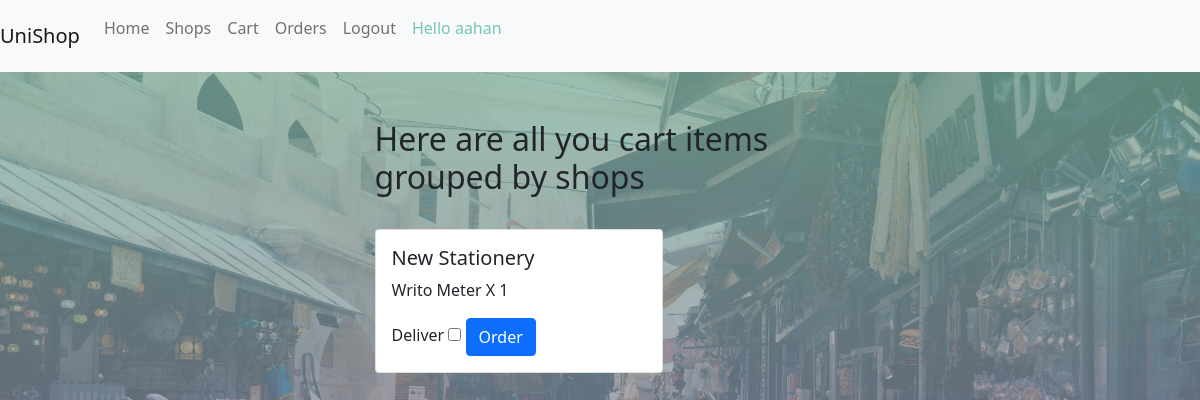
/cart/ (signed in), run on an earlier commit of the app's database.
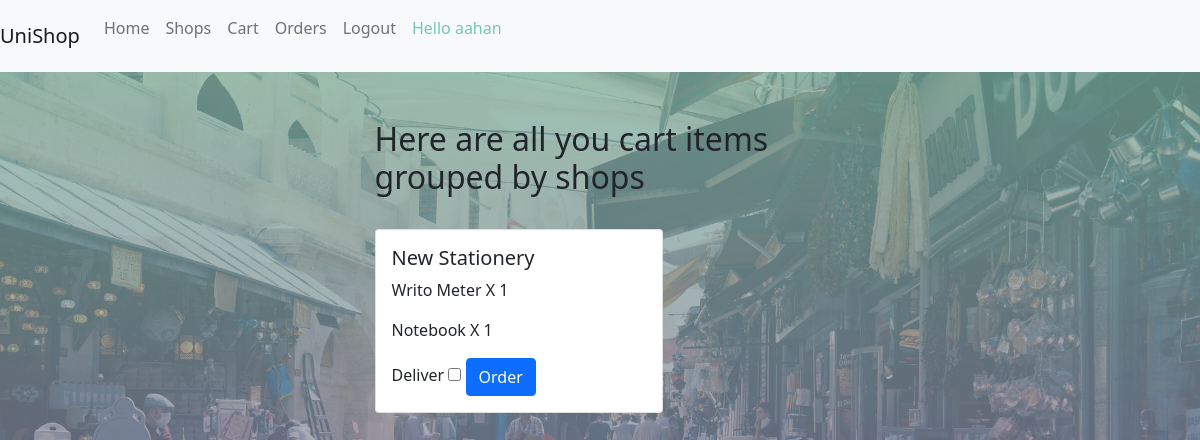
And on a later commit of the database.
### unishop/models.py (models this page shows, shortened)
class Shop(models.Model):
    name = models.CharField(max_length=100)
    location = models.CharField(max_length=100)
    pincode = models.PositiveIntegerField()
    owner = models.OneToOneField(User,on_delete=models.CASCADE,related_name="shop")
    image_name = models.CharField(max_length=200)
    class Meta:
        db_table = "Shop"

class CartItem(models.Model):
    product = models.ForeignKey('Product',on_delete = models.CASCADE)
    user = models.ForeignKey(User,on_delete=models.CASCADE)
    quantity = models.PositiveIntegerField()
    class Meta:
        db_table = "CartItem"

class Product(models.Model):
    brand = models.CharField(max_length=50)
    name = models.CharField(max_length=50)
    price = models.PositiveIntegerField()
    quantity = models.PositiveIntegerField()
    image_name = models.CharField(max_length=100)
    shop = models.ForeignKey('Shop',on_delete=models.CASCADE)
    class Meta:
        db_table = "Product"

### unishop/views.py (the view)
# urls.py: path('cart/',views.cart,name = "cart"),
@login_required
def cart(request):
    cart_items = request.user.cartitem_set.all()
    cart_all = cart_items
    cart_grouped = []
    shop_ids = set([item.product.shop.id for item in cart_items])
    for shop_id in shop_ids:
        shop = Shop.objects.get(id = shop_id)
        items = []
        for cart_item in cart_all:
            if cart_item.product.shop.id == shop_id:
                items.append(cart_item)
        total = sum (item.product.price for item in items)
        cart_grouped.append({"shop" : shop,"items" : items , "total" : total})
    return render(request,'unishop/cart.html',{
        "cart_items" : cart_grouped
    })

### unishop/templates/unishop/cart.html (shortened to what this page needs)
{% extends 'unishop/base.html' %}
{% block bodyblock %}
<div class = "container">
    <div class = "row align-items-center justify-content-center">
    {% if not cart_items %}
    <div class = "col-sm-10 col-md-6 col-lg-5 mt-5">
        <h2> No items in your cart </h2>
    </div>
    {% else %}
    <br>
    <div class = "col-sm-10 col-md-6 col-lg-5 mt-5">
        <h2> Here are all you cart items grouped by shops</h2>
    </div>
</div>
    <br>
    <div class = "row align-items-center justify-content-center">
            {% for cart_item in cart_items  %}
            <div class = "col-sm-10 col-md-6 col-lg-5">
                    <div class="card" style="width: 18rem;">
                        <div class="card-body">
                          <h5 class="card-title">{{ cart_item.shop.name }}</h5>
                          {% for item  in cart_item.items %}
                    <p class = "card-text">{{item.product.name}}  X {{item.quantity}} </p>
                    {% endfor %}
                          <form method = "POST" action="/order/">
                            <label for="deliver">Deliver</label>
                            <input  name = "deliver" id = "deliver" type="checkbox">
                            <button class = "btn btn-primary" type = "submit" >Order</button>
                        </form>
                        </div>
                      </div>
                    </div>
            {% endfor %}
        </div>
    {% endif %}
</div>
{% endblock bodyblock %}

What changed in the data, as far as the page shows it:
added CartItem: product.name "Notebook", quantity "1"
